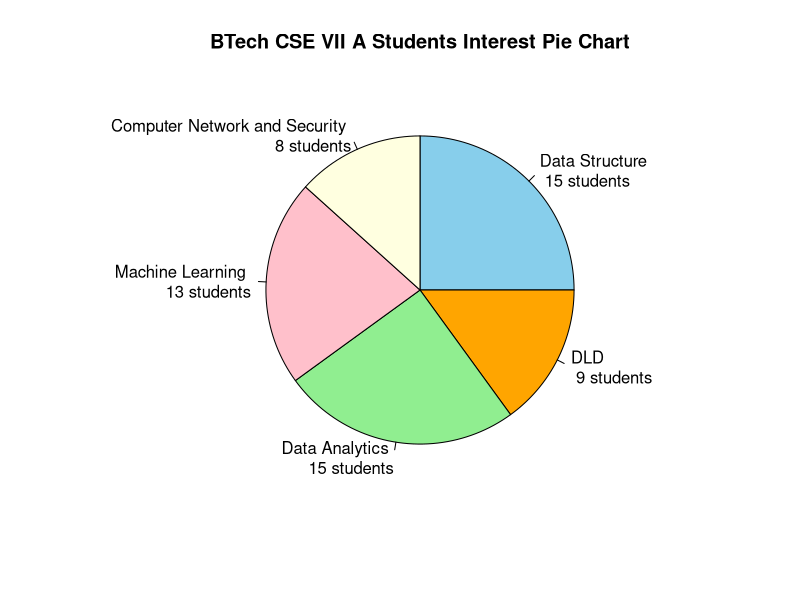

Write R code to recreate this figure.
# Create the data vector
subjects <- c("Data Structure", "DLD", "Data Analytics", "Machine Learning", "Computer Network and Security")
counts <- c(15, 9, 15, 13, 8)

# Create colors for the pie chart
colors <- c("skyblue", "orange", "lightgreen", "pink", "lightyellow")

# Draw the pie chart with labels, colors, percentages, and title
pie(counts,
    labels = paste(subjects, "\n", counts, "students"),
    col = colors,
    main = "BTech CSE VII A Students Interest Pie Chart",
    border = "black",
    clockwise = TRUE
)
